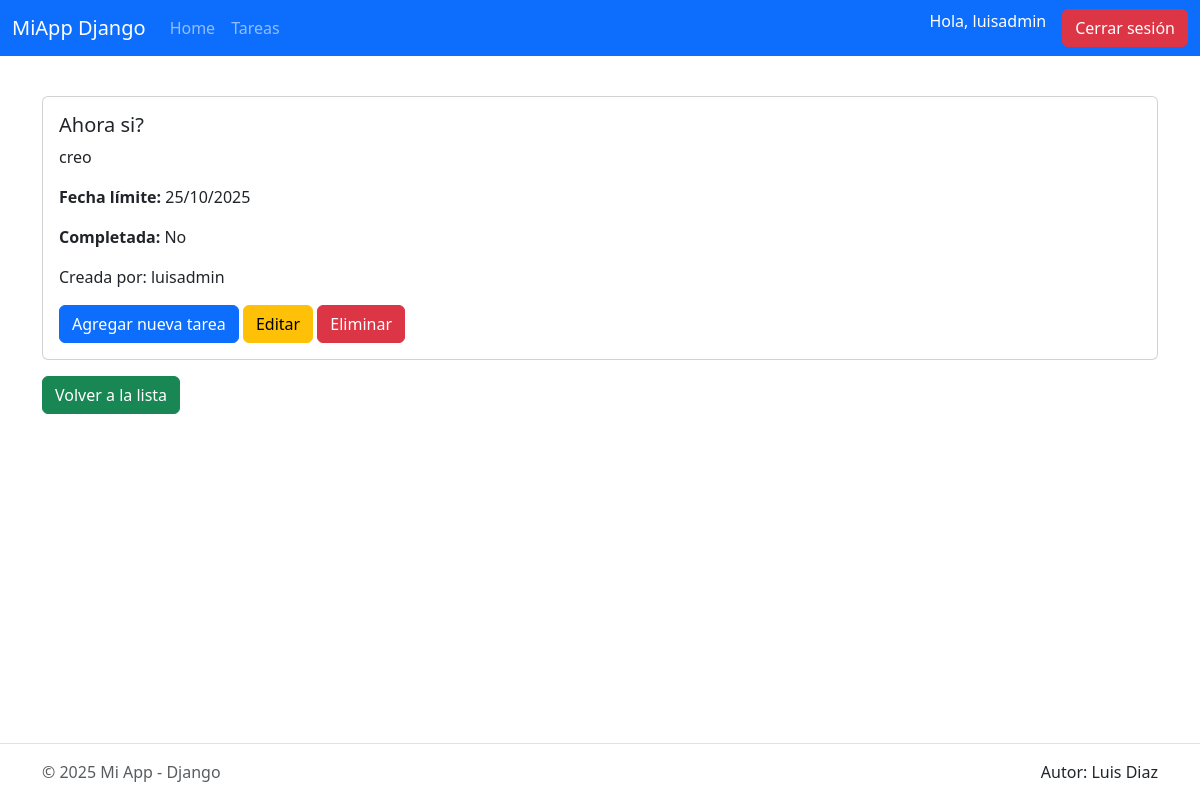
The page /gestorapp/tareas/12/ (signed in) on the database its author committed.
### GestorApp/models.py (models this page shows, shortened)
class Tarea(models.Model):
    titulo = models.CharField("Título", max_length=150)
    descripcion = models.TextField("Descripción", blank=True, null=True)
    fecha_limite = models.DateField("Fecha límite", null=True, blank=True)
    completada = models.BooleanField("Completada", default=False)
    usuario = models.ForeignKey(User, on_delete=models.CASCADE, related_name='tareas')
    creado_en = models.DateTimeField("Creado en", auto_now_add=True)
    actualizado_en = models.DateTimeField("Actualizado en", auto_now=True)
    class Meta:
        ordering = ['completada', 'fecha_limite', '-creado_en']
        verbose_name = "Tarea"
        verbose_name_plural = "Tareas"

### GestorApp/views.py (the view)
# urls.py: path('tareas/<int:pk>/', DetalleTarea.as_view(), name='detalle_tarea'),
class DetalleTarea(LoginRequiredMixin, DetailView):
    model = Tarea
    template_name = 'detalle_tarea.html'
    context_object_name = 'tarea'
    login_url = 'login'

### GestorApp/templates/detalle_tarea.html (shortened to what this page needs)
{% extends 'base.html' %}
{% block content %}
<div class="card my-3">
    <div class="card-body">
        <h5 class="card-title">{{ tarea.titulo }}</h5>
        <p class="card-text">{{ tarea.descripcion }}</p>
        <p class="card-text"><strong>Fecha límite:</strong> {{ tarea.fecha_limite|date:"d/m/Y" }}</p>
        <p class="card-text"><strong>Completada:</strong> {{ tarea.completada|yesno:"Sí,No" }}</p>
        <p>Creada por: {{ tarea.usuario.username }}</p>
        <div class="mt-3">
            <a href="{% url 'agregar_tarea' %}" class="btn btn-primary">Agregar nueva tarea</a>
            <a href="{% url 'editar_tarea' tarea.pk %}" class="btn btn-warning">Editar</a>
            <a href="{% url 'eliminar_tarea' tarea.pk %}" class="btn btn-danger">Eliminar</a>
        </div>
    </div>
</div>
<a href="{% url 'tareas' %}" class="btn btn-success">Volver a la lista</a>
{% endblock %}

### GestorApp/templates/base.html (shortened to what this page needs)
<!DOCTYPE html>
<html lang="en">
<head>
    {% load static %}
    <link href="https://cdn.jsdelivr.net/npm/bootstrap@5.3.8/dist/css/bootstrap.min.css" rel="stylesheet">
    <link rel="stylesheet" href="{% static 'GestorApp/css/style.css' %}">
</head>
<body>
    <nav class="navbar navbar-expand-lg bg-primary navbar-dark">
        <div class="container-fluid">
            <a class="navbar-brand" href="#">MiApp Django</a>
            <div class="collapse navbar-collapse" id="navbarNav">
                <ul class="navbar-nav me-auto">
                    <li class="nav-item">
                        <a class="nav-link {% if request.resolver_match.url_name == 'home' %}active{% endif %}" href="{% url 'home' %}">
                            Home
                        </a>
                    </li>
                    {% if user.is_authenticated %}
                    <li class="nav-item">
                        <a class="nav-link {% if request.resolver_match.url_name == 'tareas' %}active{% endif %}" href="{% url 'tareas' %}">
                            Tareas
                        </a>
                    </li>
                    {% endif %}
                </ul>
                <ul class="navbar-nav ms-auto">
                    {% if user.is_authenticated %}
                    <li class="nav-item">
                        <span class="navbar-text text-white me-2">Hola, {{ user.username }}</span>
                    </li>
                    <li class="nav-item">
                        <a class="btn btn-danger ms-2" href="{% url 'logout' %}">Cerrar sesión</a>
                    </li>
                    {% endif %}
                </ul>
            </div>
        </div>
    </nav>
    <main class="container my-4 flex-fill">
        {% block content %}
        {% endblock %}
    </main>
    <footer class="border-top py-3 mt-auto">
        <div class="container d-flex flex-wrap justify-content-between align-items-center">
            <div class="col-md-4 d-flex align-items-center">
                <span class="mb-3 mb-md-0 text-body-secondary">© 2025 Mi App - Django</span>
            </div>
            <ul class="nav col-md-4 justify-content-end list-unstyled d-flex">
                <li>Autor: Luis Diaz</li>
            </ul>
        </div>
    </footer>
</body>
</html>

### GestorApp/static/GestorApp/css/style.css (style rules this page uses)
html, body { height: 100%; margin: 0; }
body { display: flex; flex-direction: column; min-height: 100vh; }
main { flex: 1; }

### rows shown on the page
Tarea: titulo "Ahora si?", descripcion "creo", fecha_limite "25/10/2025", completada "No", usuario.username "luisadmin"

### other values the page prints
{{ user.username }} "luisadmin"
